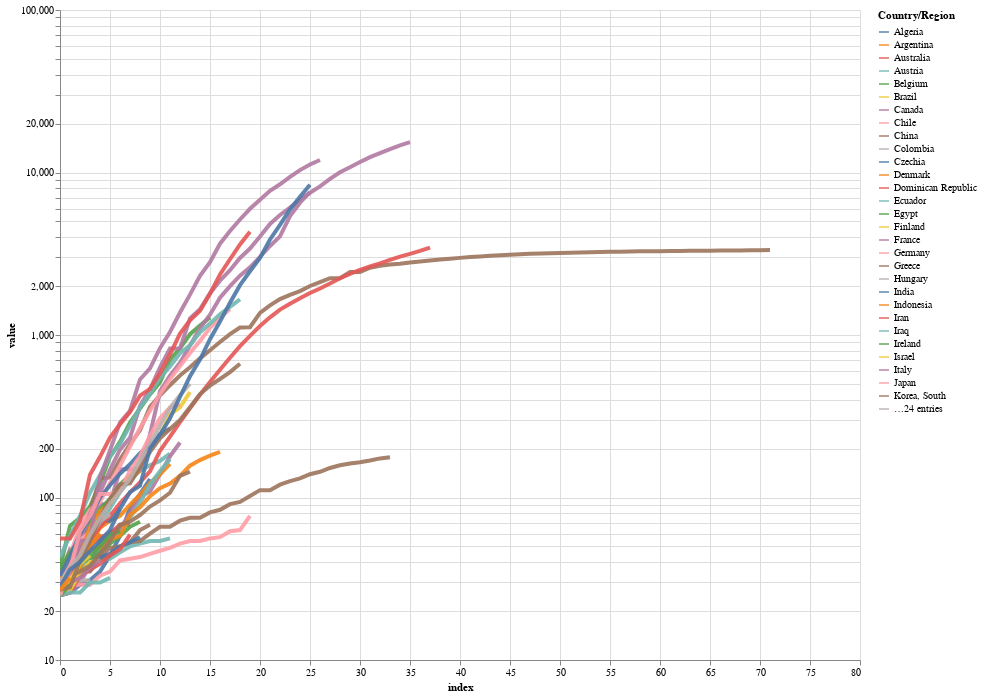

The notebook cell saved with this chart:
### Code cell
# altair plot with hover tool
alt.Chart(dfq).mark_line(strokeWidth=4, opacity=0.9).encode(
    x=alt.X('index'),
    y=alt.Y('value', scale=alt.Scale(type='log')),
    color='Country/Region',
    tooltip=['Country/Region', 'index','value']
).properties(
    width=800,
    height=650
).interactive()

### Figure 1 — Vega-Lite specification as saved in the notebook (floating-point values rounded to 4 significant figures; data arrays with more than 128 entries replaced by an {"elided": "..."} marker saying what was removed)
{"config": {"view": {"continuousWidth": 400, "continuousHeight": 300}}, "data": {"name": "data-b202e50d46c8127201986d90fc1ee7c5"}, "mark": {"type": "line", "opacity": 0.9, "strokeWidth": 4}, "encoding": {"color": {"type": "nominal", "field": "Country/Region"}, "tooltip": [{"type": "nominal", "field": "Country/Region"}, {"type": "quantitative", "field": "index"}, {"type": "quantitative", "field": "value"}], "x": {"type": "quantitative", "field": "index"}, "y": {"type": "quantitative", "field": "value", "scale": {"type": "log"}}}, "height": 650, "selection": {"selector001": {"type": "interval", "bind": "scales", "encodings": ["x", "y"]}}, "width": 800, "$schema": "https://vega.github.io/schema/vega-lite/v4.8.1.json", "datasets": {"data-b202e50d46c8127201986d90fc1ee7c5": {"elided": "3922 records"}}}
